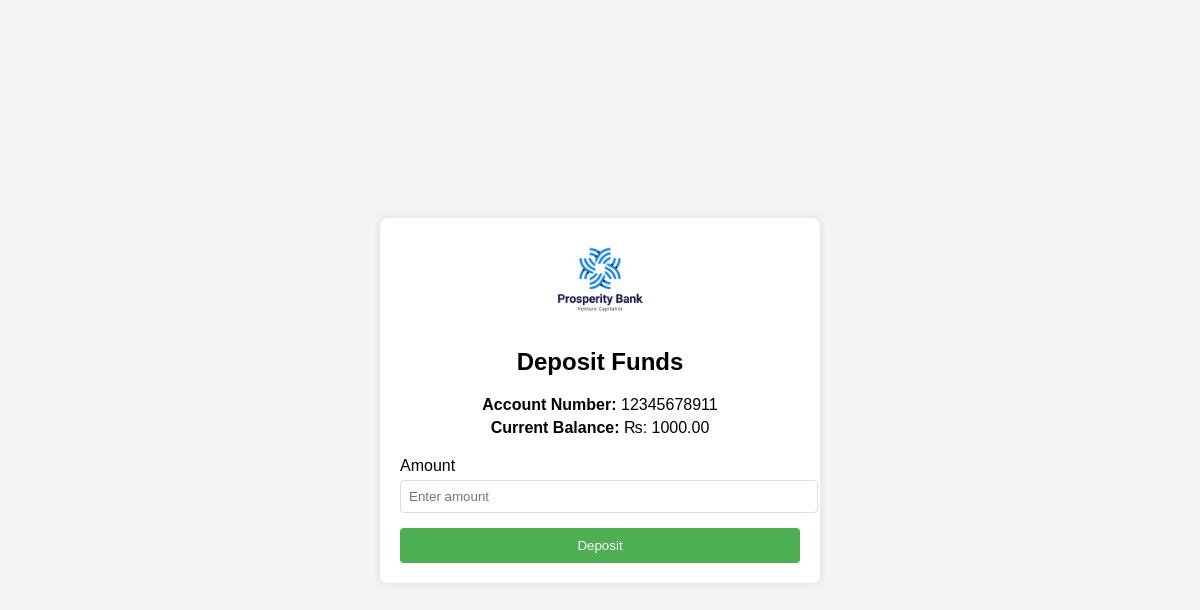
The page /deposit/1 on the database as committed earlier.
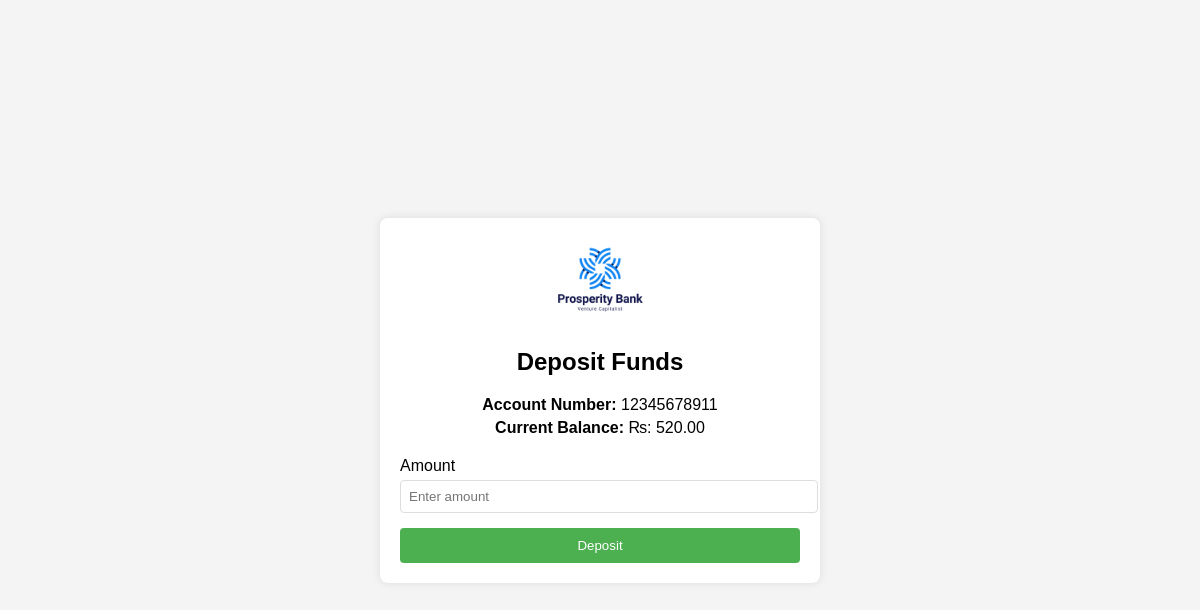
The same page on the database as committed later.
### atm/models.py (models this page shows, shortened)
class Account(models.Model):
    first_name = models.CharField(max_length=50)
    middle_name = models.CharField(max_length=50)
    last_name = models.CharField(max_length=50)
    phone_number = models.PositiveBigIntegerField()
    email_id = models.EmailField(null=True, blank=True)
    account_number = models.BigIntegerField(unique = True, editable=False)
    encrypted_pin = models.CharField(max_length=4)
    balance = models.DecimalField(max_digits=10,decimal_places=2,default=0.00)
    otp = models.CharField(max_length=4, blank=True, null=True)
    otp_created_at = models.DateTimeField(blank=True, null=True)

### atm/views.py (the view)
# urls.py: path('deposit/<int:pk>',views.deposit,name='deposit'),
def deposit(request,pk):
    account = Account.objects.get(id = pk)
    if request.method == "POST":
        amt  = int(request.POST.get('amount'))
        account.balance = account.balance + amt
        account.save()
        messages.success(request,'Deposited succesfully')
    context = {
        'data':account
    }
    return render(request,'deposit.html',context)

### atm/templates/deposit.html (shortened to what this page needs)
<!DOCTYPE html>
{% load static %}
<html lang="en">
<head>
    <link rel="stylesheet" href="{% static 'CSS/deposit.css' %}">
</head>
<body>
    <div class="container">
        <header>
            <img src="{% static 'images/Wardiere Inc..png' %}" alt="Bank Logo" class="logo">
            <h2>Deposit Funds</h2>
        </header>
        <div class="account-info">
            <p><strong>Account Number:</strong> {{data.account_number}}</p>
            <p><strong>Current Balance:</strong> ₨: <span id="balance">{{data.balance}}</span></p>
        </div>
        <form id="depositForm" method="POST" >
            <div class="form-group">
                <label for="amount">Amount</label>
                <input type="number" id="amount" name="amount" required placeholder="Enter amount">
            </div>
            <input type="submit" value="Deposit">
        </form>
    </div>
</body>
</html>

### atm/static/CSS/deposit.css (style rules this page uses)
body { font-family: Arial, sans-serif; background-color: #f4f4f4; display: flex; justify-content: center; align-items: center; height: 100vh; margin: 0; animation: fadeIn 1s ease-in; }
.container { background-color: #fff; padding: 20px; border-radius: 8px; box-shadow: 0 0 10px rgba(0, 0, 0, 0.1); width: 400px; animation: slideUp 0.5s ease-out; }
header { text-align: center; margin-bottom: 20px; }
.logo { width: 100px; height: auto; display: block; margin: 0 auto; animation: bounceIn 1s ease-in-out; }
h2 { margin-top: 10px; animation: bounceIn 1s ease-in-out; }
.account-info { margin-bottom: 20px; text-align: center; }
.account-info p { margin: 5px 0; }
.form-group { margin-bottom: 15px; }
label { display: block; margin-bottom: 5px; }
input[type="number"] { width: 100%; padding: 8px; border: 1px solid #ddd; border-radius: 4px; transition: border-color 0.3s ease; }
input[type="submit"] { background-color: #4CAF50; color: white; border: none; padding: 10px; border-radius: 4px; cursor: pointer; width: 100%; transition: background-color 0.3s ease; }

Rows that differ between the two databases and show on the page:
changed Account: balance "1000.00" → "520.00"
